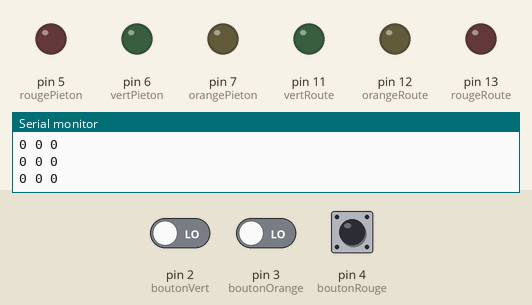
Bench run of a sketch on a simulated Arduino Uno, built with avr-gcc and run on an emulated ATmega328P. On the bench: output pins drawn as LEDs (lit = HIGH), the last lines printed to the serial monitor. The inputs (shaded band) are chosen by the test bench; at power-on: pin 2 (boutonVert) LOW, pin 4 (boutonRouge) LOW, pin 3 (boutonOrange) LOW.

Above: at 1.2 s.
1.3 s: pin 2 (boutonVert) driven HIGH
At 2.5 s:
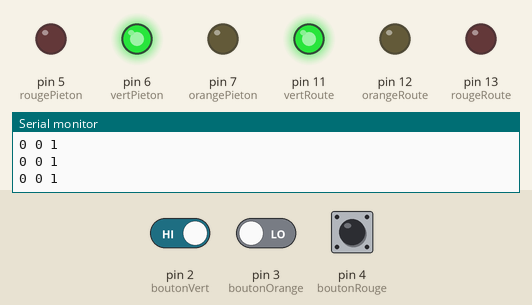
2.8 s: pin 4 (boutonRouge) driven HIGH
At 4.0 s:
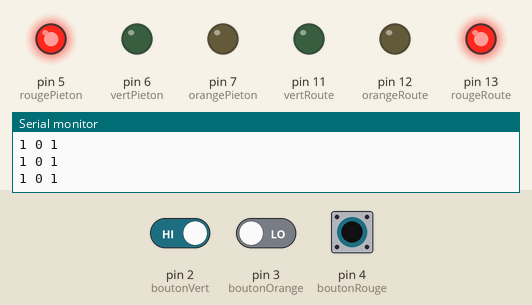
4.3 s: pin 4 (boutonRouge) driven LOW
At 4.8 s:
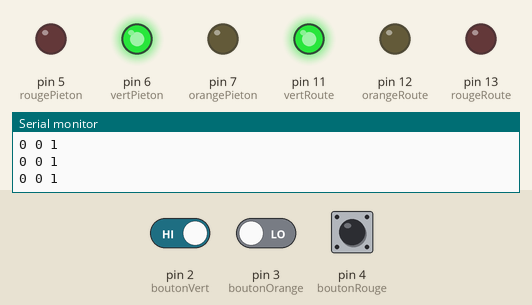
5.8 s: pin 4 (boutonRouge) pulsed HIGH 5 times (0.12 s each, 0.3 s apart)
At 6.08 s:
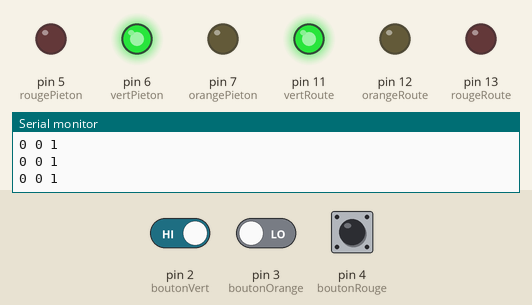
8.8 s: pin 4 (boutonRouge) driven HIGH
At 10.0 s:
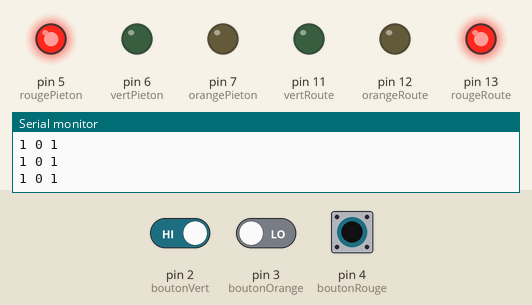
10.3 s: pin 2 (boutonVert) driven LOW and pin 3 (boutonOrange) driven HIGH and pin 4 (boutonRouge) driven LOW
At 11.8 s:
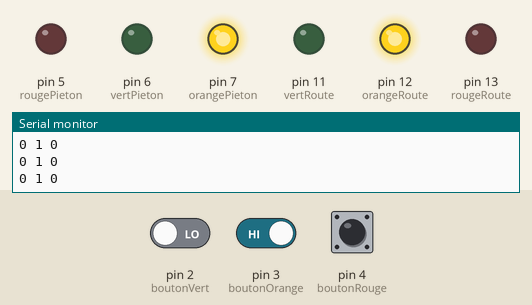
Timing chart, 0 to 12.8 s (numbered marks = the images above; inputs shaded):
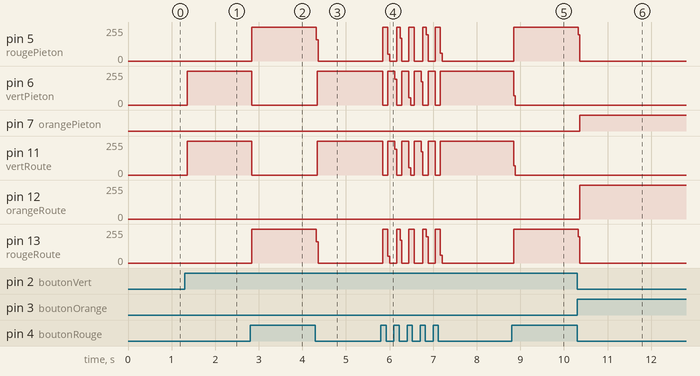

Measured:
- after the input at 1.3 s, pin 6 (vertPieton), pin 11 (vertRoute): 0/255 → 254/255 after 0.06 s
- after the input at 2.8 s, pin 5 (rougePieton), pin 13 (rougeRoute): 0/255 → 255/255 at once; pin 6 (vertPieton), pin 11 (vertRoute): 254/255 → 0/255 at once
- after the input at 4.3 s, pin 5 (rougePieton), pin 13 (rougeRoute): 255/255 → 0/255 at once; pin 6 (vertPieton), pin 11 (vertRoute): 0/255 → 255/255 at once
- after the input at 5.8 s, pin 5 (rougePieton), pin 6 (vertPieton), pin 13 (rougeRoute): ramps from 255/255 to 0/255 and jumps back, once every 0.30 s
- after the input at 8.8 s, pin 5 (rougePieton), pin 13 (rougeRoute): 0/255 → 255/255 at once; pin 6 (vertPieton), pin 11 (vertRoute): 254/255 → 0/255 at once
- after the input at 10.3 s, pin 5 (rougePieton), pin 13 (rougeRoute): 255/255 → 0/255 at once; pin 7 (orangePieton): LOW → HIGH after 0.06 s; pin 12 (orangeRoute): 0/255 → 254/255 after 0.06 s

The sketch:

signalisationManuelle.ino
```cpp
const int vertRoute = 11;
const int orangeRoute = 12;
const int rougeRoute = 13;

const int rougePieton = 5;
const int vertPieton = 6;
const int orangePieton = 7;

int etatBoutonVert = 0;
int etatPrecedentVert = 3;

int etatBoutonOrange = 0;
int etatPrecedentOrange = 3;

int etatBoutonRouge = 0;
int etatPrecedentRouge = 3;


const int boutonVert = 2;
const int boutonOrange = 3;
const int boutonRouge = 4;

long heureActuelle = 0;
long heureBoutonAction = 0;
int tempsLimiteFeuRouge = 5000;

void setup() {
  Serial.begin(9600);
  pinMode(boutonVert, INPUT);
  pinMode(boutonOrange, INPUT);
  pinMode(boutonRouge, INPUT);
  //pinMode(bip, OUTPUT);
  pinMode(vertRoute, OUTPUT);
  pinMode(orangeRoute, OUTPUT);
  pinMode(rougeRoute, OUTPUT);
  pinMode(vertPieton, OUTPUT);
  pinMode(rougePieton, OUTPUT);
  pinMode(orangePieton, OUTPUT);
}

void loop() {
  // put your main code here, to run repeatedly:
  heureActuelle = millis();
  etatPrecedentRouge = etatBoutonRouge;
  etatBoutonRouge = digitalRead(boutonRouge);
  etatBoutonVert = digitalRead(boutonVert);
  etatBoutonOrange = digitalRead(boutonOrange);
  //if (etatPrecedentRouge != etatBoutonRouge) {
    Serial.print(etatBoutonRouge);
    Serial.print(" ");
    Serial.print(etatBoutonOrange);
    Serial.print(" ");
    Serial.println(etatBoutonVert);
  //}
  if (etatBoutonRouge) {
    heureBoutonAction = millis();
    reset_feux();
    allume(rougeRoute);
    allume(rougePieton);
  }
  else if(etatBoutonVert) {
    reset_feux();
    allume(vertRoute);
    allume(vertPieton);
  }
  else if (etatBoutonOrange) {
    reset_feux();
    allume(orangeRoute);
    allume(orangePieton);
  }

}

void reset_feux() {
  eteint(vertRoute);
  eteint(orangeRoute);
  eteint(rougeRoute);
  eteint(vertPieton);
  eteint(rougePieton);
  eteint(orangePieton);
}

void allume(int feu) {
  digitalWrite(feu, HIGH);
}

void eteint(int feu) {
  digitalWrite(feu, LOW);
}

void feu_vert() {
  reset_feux();
  allume(vertRoute);
  allume(rougePieton);
}

void feu_rouge() {
  long duree = heureActuelle - heureBoutonAction;
  while (duree < 5000) {
    heureActuelle = millis();
    duree = heureActuelle - heureBoutonAction;
    reset_feux();
    if (duree < 1000) {
      allume(rougePieton);
      allume(orangeRoute);
    }
    else if (duree < 2000) {
      allume(rougePieton);
      allume(rougeRoute);
    }
    else if (duree < 5000) {
      allume(vertPieton);
      allume(rougeRoute);
    }
  }
  reset_feux();
  allume(rougeRoute);
  allume(rougePieton);
  delay(1000);
}
```
